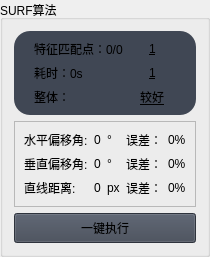
                        <widget class="QGroupBox" name="groupBox_2">
                         <property name="title">
                          <string>SURF算法</string>
                         </property>
                         <layout class="QGridLayout" name="gridLayout_8">
                          <item row="0" column="0">
                           <widget class="QFrame" name="frame_5">
                            <property name="styleSheet">
                             <string notr="true">background-color: rgb(64, 71, 84);border-radius: 16px;</string>
                            </property>
                            <property name="frameShape">
                             <enum>QFrame::StyledPanel</enum>
                            </property>
                            <property name="frameShadow">
                             <enum>QFrame::Raised</enum>
                            </property>
                            <layout class="QGridLayout" name="gridLayout_14">
                             <property name="leftMargin">
                              <number>20</number>
                             </property>
                             <property name="rightMargin">
                              <number>20</number>
                             </property>
                             <item row="2" column="1" alignment="Qt::AlignHCenter">
                              <widget class="QLabel" name="label2_3">
                               <property name="styleSheet">
                                <string notr="true">font: 14pt &quot;楷体&quot;;
text-decoration: underline;</string>
                               </property>
                               <property name="text">
                                <string>较好</string>
                               </property>
                              </widget>
                             </item>
                             <item row="2" column="0">
                              <widget class="QLabel" name="label_23">
                               <property name="text">
                                <string>整体：</string>
                               </property>
                              </widget>
                             </item>
                             <item row="1" column="1" alignment="Qt::AlignHCenter">
                              <widget class="QLabel" name="label2_2_2">
                               <property name="styleSheet">
                                <string notr="true">font: 14pt &quot;楷体&quot;;
text-decoration: underline;</string>
                               </property>
                               <property name="text">
                                <string>1</string>
                               </property>
                              </widget>
                             </item>
                             <item row="0" column="0">
                              <widget class="QLabel" name="label2_1_1">
                               <property name="text">
                                <string>特征匹配点：0/0</string>
                               </property>
                              </widget>
                             </item>
                             <item row="0" column="1" alignment="Qt::AlignHCenter">
                              <widget class="QLabel" name="label2_1_2">
                               <property name="styleSheet">
                                <string notr="true">font: 14pt &quot;楷体&quot;;
text-decoration: underline;</string>
                               </property>
                               <property name="text">
                                <string>1</string>
                               </property>
                              </widget>
                             </item>
                             <item row="1" column="0">
                              <widget class="QLabel" name="label2_2_1">
                               <property name="text">
                                <string>耗时：0s</string>
                               </property>
                              </widget>
                             </item>
                            </layout>
                           </widget>
                          </item>
                          <item row="2" column="0">
                           <widget class="QPushButton" name="btn_runStep2">
                            <property name="minimumSize">
                             <size>
                              <width>0</width>
                              <height>30</height>
                             </size>
                            </property>
                            <property name="styleSheet">
                             <string notr="true">background-color: rgb(64, 71, 84);</string>
                            </property>
                            <property name="text">
                             <string>一键执行</string>
                            </property>
                           </widget>
                          </item>
                          <item row="1" column="0">
                           <widget class="QFrame" name="frame_10">
                            <property name="frameShape">
                             <enum>QFrame::StyledPanel</enum>
                            </property>
                            <property name="frameShadow">
                             <enum>QFrame::Raised</enum>
                            </property>
                            <layout class="QGridLayout" name="gridLayout_15">
                             <item row="2" column="1">
                              <widget class="QLabel" name="label2_D">
                               <property name="sizePolicy">
                                <sizepolicy hsizetype="Fixed" vsizetype="Preferred">
                                 <horstretch>0</horstretch>
                                 <verstretch>0</verstretch>
                                </sizepolicy>
                               </property>
                               <property name="text">
                                <string>0</string>
                               </property>
                              </widget>
                             </item>
                             <item row="1" column="4">
                              <widget class="QLabel" name="label2_VError">
                               <property name="text">
                                <string>0%</string>
                               </property>
                              </widget>
                             </item>
                             <item row="0" column="2">
                              <widget class="QLabel" name="label_42">
                               <property name="sizePolicy">
                                <sizepolicy hsizetype="Fixed" vsizetype="Preferred">
                                 <horstretch>0</horstretch>
                                 <verstretch>0</verstretch>
                                </sizepolicy>
                               </property>
                               <property name="text">
                                <string>°</string>
                               </property>
                              </widget>
                             </item>
                             <item row="0" column="4">
                              <widget class="QLabel" name="label2_HError">
                               <property name="text">
                                <string>0%</string>
                               </property>
                              </widget>
                             </item>
                             <item row="2" column="0">
                              <widget class="QLabel" name="label_38">
                               <property name="text">
                                <string>直线距离:</string>
                               </property>
                              </widget>
                             </item>
                             <item row="0" column="3">
                              <widget class="QLabel" name="label_10">
                               <property name="text">
                                <string>误差：</string>
                               </property>
                              </widget>
                             </item>
                             <item row="2" column="2">
                              <widget class="QLabel" name="label_44">
                               <property name="sizePolicy">
                                <sizepolicy hsizetype="Fixed" vsizetype="Preferred">
                                 <horstretch>0</horstretch>
                                 <verstretch>0</verstretch>
                                </sizepolicy>
                               </property>
                               <property name="text">
                                <string>px</string>
                               </property>
                              </widget>
                             </item>
                             <item row="2" column="3">
                              <widget class="QLabel" name="label_51">
                               <property name="text">
                                <string>误差：</string>
                               </property>
                              </widget>
                             </item>
                             <item row="0" column="0">
                              <widget class="QLabel" name="label_36">
                               <property name="text">
                                <string>水平偏移角:</string>
                               </property>
                              </widget>
                             </item>
                             <item row="1" column="0">
                              <widget class="QLabel" name="label_37">
                               <property name="text">
                                <string>垂直偏移角:</string>
                               </property>
                              </widget>
                             </item>
                             <item row="0" column="1">
                              <widget class="QLabel" name="label2_H">
                               <property name="sizePolicy">
                                <sizepolicy hsizetype="Fixed" vsizetype="Preferred">
                                 <horstretch>0</horstretch>
                                 <verstretch>0</verstretch>
                                </sizepolicy>
                               </property>
                               <property name="text">
                                <string>0</string>
                               </property>
                              </widget>
                             </item>
                             <item row="1" column="1">
                              <widget class="QLabel" name="label2_V">
                               <property name="text">
                                <string>0</string>
                               </property>
                              </widget>
                             </item>
                             <item row="1" column="3">
                              <widget class="QLabel" name="label_12">
                               <property name="text">
                                <string>误差：</string>
                               </property>
                              </widget>
                             </item>
                             <item row="1" column="2">
                              <widget class="QLabel" name="label_43">
                               <property name="sizePolicy">
                                <sizepolicy hsizetype="Fixed" vsizetype="Preferred">
                                 <horstretch>0</horstretch>
                                 <verstretch>0</verstretch>
                                </sizepolicy>
                               </property>
                               <property name="text">
                                <string>°</string>
                               </property>
                              </widget>
                             </item>
                             <item row="2" column="4">
                              <widget class="QLabel" name="label2_DError">
                               <property name="text">
                                <string>0%</string>
                               </property>
                              </widget>
                             </item>
                            </layout>
                           </widget>
                          </item>
                         </layout>
                        </widget>
